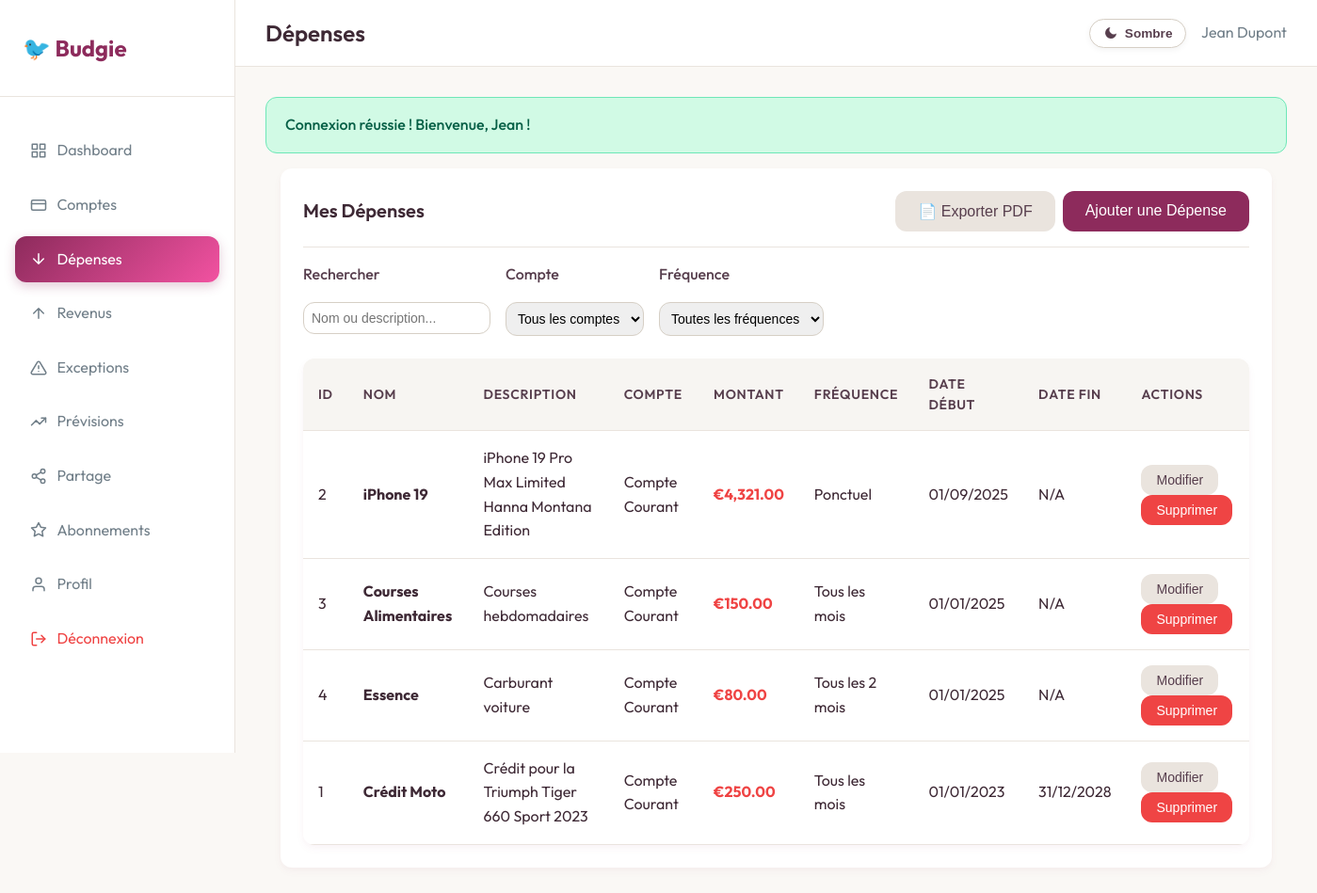
The app's page /public/expenses.php (signed in) with its own data.
### tables this page shows
CREATE TABLE expenses (
    id INT PRIMARY KEY AUTO_INCREMENT,
    user_id INT NOT NULL,
    account_id INT NOT NULL,
    name VARCHAR(100) NOT NULL,
    description TEXT,
    amount DECIMAL(15,2) NOT NULL,
    frequency ENUM('ponctuel', 'mensuel', 'bimensuel', 'trimestriel', 'semestriel', 'annuel', 'recurrent') NOT NULL,
    interval_months INT NULL DEFAULT NULL,
    start_date DATE NOT NULL,
    end_date DATE NULL,
    is_active BOOLEAN DEFAULT TRUE,
    created_at TIMESTAMP DEFAULT CURRENT_TIMESTAMP,
    updated_at TIMESTAMP DEFAULT CURRENT_TIMESTAMP ON UPDATE CURRENT_TIMESTAMP,
    deleted_at TIMESTAMP NULL DEFAULT NULL,
    FOREIGN KEY (user_id) REFERENCES users(id) ON DELETE CASCADE,
    FOREIGN KEY (account_id) REFERENCES accounts(id) ON DELETE CASCADE
);

CREATE TABLE accounts (
    id INT PRIMARY KEY AUTO_INCREMENT,
    user_id INT NOT NULL,
    name VARCHAR(100) NOT NULL,
    description TEXT,
    balance DECIMAL(15,2) DEFAULT 0.00,
    interest_rate DECIMAL(5,2) DEFAULT 0.00,
    tax_rate DECIMAL(5,2) DEFAULT 0.00,
    created_at TIMESTAMP DEFAULT CURRENT_TIMESTAMP,
    updated_at TIMESTAMP DEFAULT CURRENT_TIMESTAMP ON UPDATE CURRENT_TIMESTAMP,
    deleted_at TIMESTAMP NULL DEFAULT NULL,
    FOREIGN KEY (user_id) REFERENCES users(id) ON DELETE CASCADE
);

### src/config/database.php (called while the page is built, shortened)
<?php
class Database {
    private string $host;
    private string $port;
    private string $db_name;
    private string $username;
    private string $password;
    private static ?PDO $conn = null;
    public function __construct() {
        $this->host     = defined('DB_HOST') ? DB_HOST : ($_ENV['DB_HOST'] ?? '127.0.0.1');
        $this->port     = defined('DB_PORT') ? DB_PORT : ($_ENV['DB_PORT'] ?? '3306');
        $this->db_name  = defined('DB_NAME') ? DB_NAME : ($_ENV['DB_NAME'] ?? 'budgie_db');
        $this->username = defined('DB_USER') ? DB_USER : ($_ENV['DB_USER'] ?? 'root');
        $this->password = defined('DB_PASS') ? DB_PASS : ($_ENV['DB_PASS'] ?? '');
    }
    public function getConnection(): PDO {
        if (self::$conn !== null) {
            return self::$conn;
        }
        try {
            self::$conn = new PDO(
                "mysql:host={$this->host};port={$this->port};dbname={$this->db_name};charset=utf8mb4",
                $this->username,
                $this->password,
                [
                    PDO::ATTR_ERRMODE            => PDO::ERRMODE_EXCEPTION,
                    PDO::ATTR_DEFAULT_FETCH_MODE => PDO::FETCH_ASSOC,
                    PDO::ATTR_EMULATE_PREPARES   => false,
                    PDO::MYSQL_ATTR_INIT_COMMAND => "SET NAMES utf8mb4",
                ]
            );
        } catch (PDOException $e) {
            error_log("Database connection error: " . $e->getMessage());
            throw new Exception("Database connection failed");
        }
        return self::$conn;
    }
}
function getDB(): PDO {
    static $db = null;
    if ($db === null) {
        $db = new Database();
    }
    return $db->getConnection();
}
function executeQuery(string $sql, array $params = []): PDOStatement {
    try {
        $pdo  = getDB();
        $stmt = $pdo->prepare($sql);
        $stmt->execute($params);
        return $stmt;
    } catch (PDOException $e) {
        error_log("Query execution error: " . $e->getMessage() . " | SQL: " . $sql);
        throw new Exception("Database query failed: " . $e->getMessage());
    }
}
function fetchAll(string $sql, array $params = []): array {
    $stmt = executeQuery($sql, $params);
    return $stmt->fetchAll();
}
?>

### src/config/config.php (called while the page is built, shortened)
<?php
require_once __DIR__ . '/database.php';
function formatFrequency($frequency, $intervalMonths = null) {
    switch (strtolower(trim((string) $frequency))) {
        case 'mensuel':
        case 'recurrent':   return 'Tous les mois';
        case 'bimensuel':   return 'Tous les 2 mois';
        default:            return 'Ponctuel';
    }
}
?>

### public/expenses.php (the view, shortened to what this page needs)
<?php
require_once __DIR__ . '/../src/config/config.php';
include SRC_PATH . '/includes/header.php';
$expenses = fetchAll(
    "SELECT e.*, a.name as account_name
     FROM expenses e
     JOIN accounts a ON e.account_id = a.id
     WHERE e.user_id = ? AND e.deleted_at IS NULL
     ORDER BY e.start_date DESC",
    [$_SESSION['user_id']]
);
?>
<div class="container">
    <div class="card">
        <div class="card-header">
            <h3 class="card-title">Mes Dépenses</h3>
            <div style="display: flex; gap: 0.5rem;">
                <button class="btn btn-secondary" onclick="openModal('exportPdfModal')">
                    📄 Exporter PDF
                </button>
                <button class="btn btn-primary" onclick="openModal('addExpenseModal')">
                    Ajouter une Dépense
                </button>
            </div>
        </div>
        <div class="filters" id="expense-filters">
            <div class="filter-group">
                <label for="search_expenses" class="form-label">Rechercher</label>
                <input type="text" id="search_expenses" class="filter-input" placeholder="Nom ou description...">
            </div>
            <div class="filter-group">
                <label for="filter_account" class="form-label">Compte</label>
                <select id="filter_account" class="filter-input">
                    <option value="">Tous les comptes</option>
                </select>
            </div>
            <div class="filter-group">
                <label for="filter_frequency" class="form-label">Fréquence</label>
                <select id="filter_frequency" class="filter-input">
                    <option value="">Toutes les fréquences</option>
                </select>
            </div>
        </div>
        <div class="table-container" id="expense-table-container">
            <table class="table" id="expenses-table">
                <thead>
                    <tr>
                        <th>ID</th>
                        <th>Nom</th>
                        <th>Description</th>
                        <th>Compte</th>
                        <th>Montant</th>
                        <th>Fréquence</th>
                        <th>Date Début</th>
                        <th>Date Fin</th>
                        <th>Actions</th>
                    </tr>
                </thead>
                <tbody>
                    <?php foreach ($expenses as $expense): ?>
                    <tr>
                        <td><?php echo $expense['id']; ?></td>
                        <td><strong><?php echo htmlspecialchars($expense['name']); ?></strong></td>
                        <td><?php echo htmlspecialchars($expense['description']); ?></td>
                        <td><?php echo htmlspecialchars($expense['account_name']); ?></td>
                        <td class="text-danger"><strong>€<?php echo number_format($expense['amount'], 2); ?></strong></td>
                        <td><?php echo formatFrequency($expense['frequency'], $expense['interval_months'] ?? null); ?></td>
                        <td><?php echo date('d/m/Y', strtotime($expense['start_date'])); ?></td>
                        <td><?php echo $expense['end_date'] ? date('d/m/Y', strtotime($expense['end_date'])) : 'N/A'; ?></td>
                        <td>
                            <button class="btn btn-sm btn-secondary"
                                onclick="openEditExpenseModal(
                                    <?php echo $expense['id']; ?>,
                                    <?php echo htmlspecialchars(json_encode($expense['name']), ENT_QUOTES); ?>,
                                    <?php echo htmlspecialchars(json_encode($expense['description']), ENT_QUOTES); ?>,
                                    <?php echo $expense['account_id']; ?>,
                                    <?php echo $expense['amount']; ?>,
                                    <?php echo htmlspecialchars(json_encode($expense['frequency']), ENT_QUOTES); ?>,
                                    <?php echo json_encode($expense['interval_months'] ?? null); ?>,
                                    <?php echo htmlspecialchars(json_encode($expense['start_date']), ENT_QUOTES); ?>,
                                    <?php echo htmlspecialchars(json_encode($expense['end_date'] ?? ''), ENT_QUOTES); ?>
                                )">
                                Modifier
                            </button>
                            <form method="POST" action="actions/delete_expense.php" style="display:inline;"
                                  onsubmit="return confirmSubmit(event, 'Êtes-vous sûr de vouloir supprimer cette dépense ?', 'Suppression de la dépense');">
                                <button type="submit" class="btn btn-sm btn-danger">
                                    Supprimer
                                </button>
                            </form>
                        </td>
                    </tr>
                    <?php endforeach; ?>
                </tbody>
            </table>
        </div>
    </div>
</div>
<?php include SRC_PATH . '/includes/footer.php'; ?>

### public/css/style.css (style rules this page uses)
:root { --primary-color: #8d2b5c; --primary-hover: #f252a1; --secondary-color: #BACCD8; --success-color: #10b981; --warning-color: #f59e0b; --danger-color: #ef4444; --light-bg: #FAF8F5; --white: #ffffff; --gray-100: #f7f5f2; --gray-200: #eae4de; --gray-300: #d6cfc5; --gray-400: #BACCD8; --gray-500: #8E9BA5; --gray-600: #717F89; --gray-700: #573E4D; --gray-800: #3E2935; --gray-900: #25121E; --border-radius: 12px; --shadow: 0 4px 10px rgba(141, 43, 92, 0.04), 0 2px 4px rgba(141, 43, 92, 0.02); --shadow-lg: 0 12px 30px rgba(141, 43, 92, 0.08), 0 4px 12px rgba(141, 43, 92, 0.03); --text-muted: var(--gray-500); --gray-50: #fdfcfb; }
* { margin: 0; padding: 0; box-sizing: border-box; }
body { font-family: 'Outfit', -apple-system, BlinkMacSystemFont, 'Segoe UI', Roboto, sans-serif; line-height: 1.6; color: var(--gray-800); background-color: var(--light-bg); }
.container { max-width: 1200px; margin: 0 auto; padding: 0 1rem; }
.card { background: var(--white); border-radius: var(--border-radius); box-shadow: var(--shadow); padding: 1.5rem; margin-bottom: 1.5rem; }
.card-header { display: flex; justify-content: space-between; align-items: center; margin-bottom: 1rem; padding-bottom: 1rem; border-bottom: 1px solid var(--gray-200); }
.card-title { font-size: 1.25rem; font-weight: 600; color: var(--gray-800); }
.table-container { background: var(--white); border-radius: var(--border-radius); box-shadow: var(--shadow); overflow-x: auto; -webkit-overflow-scrolling: touch; }
.table { width: 100%; border-collapse: collapse; }
.table th, .table td { padding: 1rem; text-align: left; border-bottom: 1px solid var(--gray-200); }
.table th { background: var(--gray-100); font-weight: 600; color: var(--gray-700); font-size: 0.875rem; text-transform: uppercase; letter-spacing: 0.05em; }
.form-label { display: block; margin-bottom: 0.5rem; font-weight: 500; color: var(--gray-700); }
.btn { display: inline-flex; align-items: center; justify-content: center; padding: 0.75rem 1.5rem; border: none; border-radius: var(--border-radius); font-size: 1rem; font-weight: 500; text-decoration: none; cursor: pointer; transition: all 0.2s; gap: 0.5rem; }
.btn-primary { background: var(--primary-color); color: var(--white); }
.btn-secondary { background: var(--gray-200); color: var(--gray-700); }
.btn-danger { background: var(--danger-color); color: var(--white); }
.btn-sm { padding: 0.5rem 1rem; font-size: 0.875rem; }
.filters { display: flex; gap: 1rem; margin-bottom: 1.5rem; flex-wrap: wrap; }
.filter-group { display: flex; flex-direction: column; gap: 0.5rem; }
.filter-input { padding: 0.5rem; border: 1px solid var(--gray-300); border-radius: var(--border-radius); font-size: 0.875rem; }
.text-danger { color: var(--danger-color); }

### records on screen
expenses: id "2", name "iPhone 19", description "iPhone 19 Pro Max Limited Hanna Montana Edition", account.name "Compte Courant", amount "4,321.00", frequency+interval_months "Ponctuel", start_date "01/09/2025", shows "N/A"
expenses: id "3", name "Courses Alimentaires", description "Courses hebdomadaires", account.name "Compte Courant", amount "150.00", frequency+interval_months "Tous les mois", start_date "01/01/2025", shows "N/A"
expenses: id "4", name "Essence", description "Carburant voiture", account.name "Compte Courant", amount "80.00", frequency+interval_months "Tous les 2 mois", start_date "01/01/2025", shows "N/A"
expenses: id "1", name "Crédit Moto", description "Crédit pour la Triumph Tiger 660 Sport 2023", account.name "Compte Courant", amount "250.00", frequency+interval_months "Tous les mois", start_date "01/01/2023", end_date "31/12/2028"

### other values on screen
$page_title "Dépenses"
$_SESSION['user_name'] "Jean Dupont"
$gFlashSuccess "Connexion réussie ! Bienvenue, Jean !"
